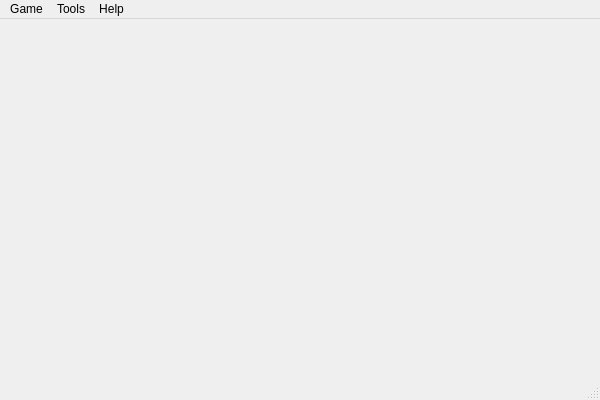
<?xml version="1.0" encoding="UTF-8"?>
<ui version="4.0">
 <class>MainWindow</class>
 <widget class="QMainWindow" name="MainWindow">
  <property name="geometry">
   <rect>
    <x>0</x>
    <y>0</y>
    <width>600</width>
    <height>400</height>
   </rect>
  </property>
  <property name="windowTitle">
   <string>Sanguosha</string>
  </property>
  <widget class="QWidget" name="centralWidget"/>
  <widget class="QMenuBar" name="menuBar">
   <property name="geometry">
    <rect>
     <x>0</x>
     <y>0</y>
     <width>600</width>
     <height>23</height>
    </rect>
   </property>
   <widget class="QMenu" name="menuGame">
    <property name="title">
     <string>Game</string>
    </property>
    <addaction name="actionStart_Game"/>
    <addaction name="actionExit"/>
   </widget>
   <widget class="QMenu" name="menuOptions">
    <property name="title">
     <string>Tools</string>
    </property>
    <addaction name="actionConfigure"/>
    <addaction name="actionStart_Server"/>
    <addaction name="actionGeneral_Preview"/>
   </widget>
   <widget class="QMenu" name="menuHelp">
    <property name="title">
     <string>Help</string>
    </property>
    <addaction name="actionAbout"/>
    <addaction name="actionAcknowledgement"/>
    <addaction name="actionAbout_Qt"/>
   </widget>
   <addaction name="menuGame"/>
   <addaction name="menuOptions"/>
   <addaction name="menuHelp"/>
  </widget>
  <widget class="QStatusBar" name="statusBar"/>
  <action name="actionStart_Game">
   <property name="text">
    <string>Start Game</string>
   </property>
  </action>
  <action name="actionConfigure">
   <property name="text">
    <string>Configure</string>
   </property>
  </action>
  <action name="actionExit">
   <property name="text">
    <string>Exit</string>
   </property>
  </action>
  <action name="actionStart_Server">
   <property name="text">
    <string>Start Server</string>
   </property>
  </action>
  <action name="actionGeneral_Preview">
   <property name="text">
    <string>General Preview</string>
   </property>
  </action>
  <action name="actionAbout">
   <property name="text">
    <string>About</string>
   </property>
  </action>
  <action name="actionAcknowledgement">
   <property name="text">
    <string>Acknowledgement</string>
   </property>
  </action>
  <action name="actionAbout_Qt">
   <property name="text">
    <string>About Qt</string>
   </property>
  </action>
 </widget>
 <layoutdefault spacing="6" margin="11"/>
 <resources/>
 <connections/>
</ui>
